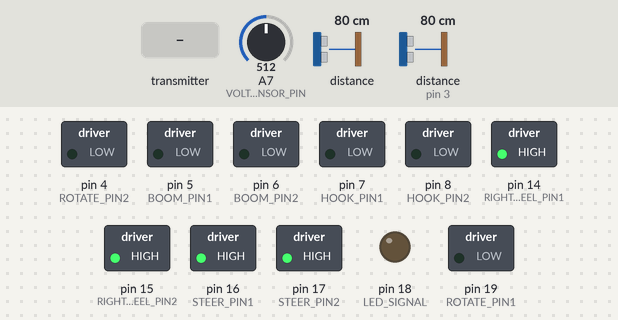
Bench run of a sketch on a simulated Arduino Nano, built with avr-gcc and run on an emulated ATmega328P. On the bench: switched loads named in the sketch (green lamp = pin HIGH), output pins drawn as LEDs (lit = HIGH). The inputs (shaded band) are chosen by the test bench; at power-on: A7 (VOLT_SENSOR_PIN) = 512, distance to the obstacle 80 cm, distance to the obstacle (sensor on pin 3) 80 cm. The echo pulse lasts 58.3 µs per cm; no radio packets arrive unless stated.

Above: at 1.6 s.
1.7 s: the transmitter starts sending data = 0
At 2.8 s:
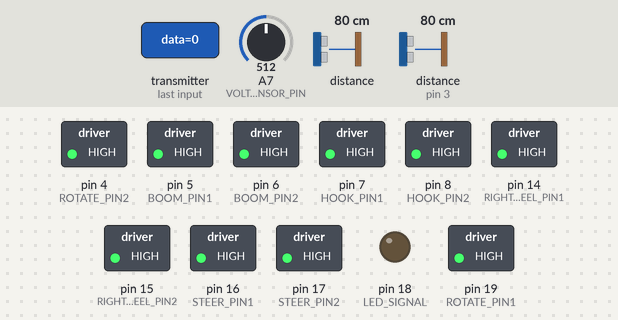
At 36.89 s:
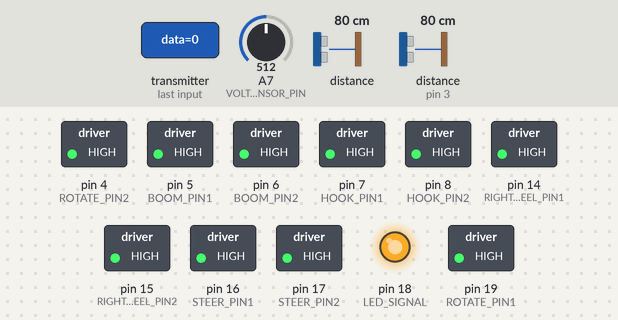
Timing chart, 0 to 38.3 s (numbered marks = the images above; inputs shaded):
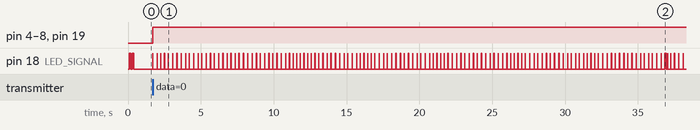

The sketch:

crane-receiver.ino
```cpp
/*
  Author: Bello  shehu
  Title: Crane remote control receiver
  Description: Receiver circuit using NRF for remote control of mini-crane.
  Date: 30/07/2025
*/

#include <SPI.h>
#include <nRF24L01.h>
#include <RF24.h>
#include <NewPing.h>


# define ACTIVE_LOW_ON LOW // Active low value for ON state
# define ACTIVE_LOW_OFF HIGH // Active low value for OFF state
# define ACTIVE_HIGH_ON HIGH // Active HIGH value for ON state
# define ACTIVE_HIGH_OFF LOW // Active HIGH value for OFF state


// --- DRIVER MODULE 1 (WHEEL) PINS---
#define STEER_PIN1 16 // pin for moving the crane left and right directions
#define STEER_PIN2 17 // pin for moving the crane left and right directions
#define RIGHT_WHEEL_PIN1 14
#define RIGHT_WHEEL_PIN2 15

// hook pins
#define HOOK_PIN1 7
#define HOOK_PIN2 8

// BOOM PINS
#define BOOM_PIN1 5
#define BOOM_PIN2 6

// ROTATE PINS
#define ROTATE_PIN1 19
#define ROTATE_PIN2 4

// --- LED PINS
#define LED_SIGNAL 18
// #define LED_POWER 19

// --- ULTRASONIC SENSOR (BACK) PINS ---
#define UL_BACK_TRIG_PIN 1 // BACK TRIGGER PIN
#define UL_BACK_ECHO_PIN 0 // BACK ECHO PIN

// --- ULTRASONIC SENSOR (FRONT RIGHT) PINS ---
#define UL_FR_TRIG_PIN 2 // FRONT-RIGHT TRIGGER PIN
#define UL_FR_ECHO_PIN 3 // FRONT-RIGHT ECHO PIN

#define MAX_DISTANCE 100
#define OBSTACLE_MIN_DISTANCE 20 // 20cm

NewPing frontRightSonar(UL_FR_TRIG_PIN, UL_FR_ECHO_PIN, MAX_DISTANCE);
// NewPing frontLeftSonar(UL_FL_TRIG_PIN, UL_FL_ECHO_PIN, MAX_DISTANCE);
NewPing backSonar(UL_BACK_TRIG_PIN,
UL_BACK_ECHO_PIN, MAX_DISTANCE);

// --- NRF MODULE ---
#define NRF_MISO_PIN 12
#define NRF_MOSI_PIN 11
#define NRF_SCK_PIN 13
#define NRF_CSN_PIN 10
#define NRF_CE_PIN 9

// --- LED PINS
#define LED_SIGNAL 18
// #define LED_POWER 19

// --- VOLTAGE SEBNSOR
#define VOLT_SENSOR_PIN A7
// Floats for ADC voltage & Input voltage
float adc_voltage = 0.0;
// Floats for resistor values in divider (in ohms)
float R1 = 30000.0;
float R2 = 7500.0;
// Float for Reference Voltage
float ref_voltage = 5.0;
// Integer for ADC value
int adc_value = 0;

unsigned long lastTimeVoltageReading, lastLEDBlinkDuration = millis();

byte ledState, blinkState = LOW;
byte blinkIndex = 0;

RF24 radio(NRF_CE_PIN, NRF_CSN_PIN);
const byte address[6] = "00011";

byte data = 0;

void toggleSignalLED(byte state = LOW);

void setup() {

  // WHEEL PINS
  pinMode(STEER_PIN1, OUTPUT);
  pinMode(STEER_PIN2, OUTPUT);
  pinMode(RIGHT_WHEEL_PIN1, OUTPUT);
  pinMode(RIGHT_WHEEL_PIN2, OUTPUT);

  pinMode(BOOM_PIN1, OUTPUT);
  pinMode(BOOM_PIN2, OUTPUT);
  pinMode(HOOK_PIN1, OUTPUT);
  pinMode(HOOK_PIN2, OUTPUT);
  pinMode(ROTATE_PIN1, OUTPUT);
  pinMode(ROTATE_PIN2, OUTPUT);

  // LED PINS
  pinMode(LED_SIGNAL, OUTPUT);
  // pinMode(LED_POWER, OUTPUT);
  ledLoop(3, 100);
  // controlDrivers(resetAll);
  steeringStop();
  driveStop();
  //Serial.begin(9600);
  radio.begin();
  radio.openReadingPipe(0, address);
  radio.setPALevel(RF24_PA_MIN);
  radio.startListening();

}

void loop() {
  while (radio.available()) {
    //resetAllValues();
    radio.read(&data, sizeof(data)); // Read the whole data and store it into the 'data' structure
    ledLoop(2,100);

    // // check for hook control data
    // int frontLeftDistance = frontLeftSonar.ping_cm();
    int frontRightDistance = frontRightSonar.ping_cm();
    int backDistance = backSonar.ping_cm();

    if(data == 7){
      // controlDrivers(hookUp);
      hookUp();
      toggleSignalLED(HIGH);
      ledLoop(5, 100);
    }
    else if(data == 8){
      // controlDrivers(hookDown);
      hookDown();
      toggleSignalLED(HIGH);
      ledLoop(6, 100);
    }

    // check if it is drive control data
    else if (data == 1 && (frontRightDistance > OBSTACLE_MIN_DISTANCE || frontRightDistance == 0 )){
      driveForward();
      toggleSignalLED(HIGH);
      ledLoop(7, 100);
    }
    else if (data == 3 && ( backDistance == 0 || backDistance > OBSTACLE_MIN_DISTANCE)){
      driveBackward();
      toggleSignalLED(HIGH);
      ledLoop(8, 100);
    }
    else if (data == 4 && (frontRightDistance > OBSTACLE_MIN_DISTANCE || frontRightDistance == 0 )){
      steerLeft();
      toggleSignalLED(HIGH);
      ledLoop(9, 100);
    }
    else if (data == 2 && (frontRightDistance > OBSTACLE_MIN_DISTANCE || frontRightDistance == 0)){
      steerRight();
      toggleSignalLED(HIGH);
      ledLoop(10, 100);
    }
    else if(data == 9){
      // controlDrivers(boomUp);
      boomUp();
      ledLoop(1, 100);
    }
    else if(data == 10){
      // controlDrivers(boomDown);
      boomDown();
      toggleSignalLED(HIGH);
      ledLoop(2, 100);
    }
    else if(data == 11){
      // controlDrivers(rotateLeft);
      rotateLeft();
      toggleSignalLED(HIGH);
      ledLoop(3, 100);
    }
    else if(data == 12){
      // controlDrivers(rotateRight);
      rotateRight();
      toggleSignalLED(HIGH);
      ledLoop(4, 100);
    }else{
      // controlDrivers(resetAll); // turn off all
      rotateOff();
      boomOff();
      hookOff();
      driveStop();
      toggleSignalLED(LOW);
      //resetAllValues();
    }
  }

  // resetAllValues();
  scanBatteryVoltage();
}

void resetAllValues(){
  data = 255;
}

// functions to control hook
void hookUp(){
  digitalWrite(HOOK_PIN1, ACTIVE_LOW_ON);
  digitalWrite(HOOK_PIN2, ACTIVE_LOW_OFF);
}

void hookDown(){
  digitalWrite(HOOK_PIN1, ACTIVE_LOW_OFF);
  digitalWrite(HOOK_PIN2, ACTIVE_LOW_ON);
}

void hookOff(){
  digitalWrite(HOOK_PIN1, ACTIVE_LOW_OFF);
  digitalWrite(HOOK_PIN2, ACTIVE_LOW_OFF);
}

// functions to control boom
void boomUp(){
  digitalWrite(BOOM_PIN1, ACTIVE_LOW_ON);
  digitalWrite(BOOM_PIN2, ACTIVE_LOW_OFF);
}

void boomDown(){
  digitalWrite(BOOM_PIN1, ACTIVE_LOW_OFF);
  digitalWrite(BOOM_PIN2, ACTIVE_LOW_ON);
}

void boomOff(){
  digitalWrite(BOOM_PIN1, ACTIVE_LOW_OFF);
  digitalWrite(BOOM_PIN2, ACTIVE_LOW_OFF);
}


// functions to control rotation:
void rotateLeft(){
  digitalWrite(ROTATE_PIN1, ACTIVE_LOW_ON);
  digitalWrite(ROTATE_PIN2, ACTIVE_LOW_OFF);
}

void rotateRight(){
  digitalWrite(ROTATE_PIN1, ACTIVE_LOW_OFF);
  digitalWrite(ROTATE_PIN2, ACTIVE_LOW_ON);
}

void rotateOff(){
  digitalWrite(ROTATE_PIN1, ACTIVE_LOW_OFF);
  digitalWrite(ROTATE_PIN2, ACTIVE_LOW_OFF);
}


void driveForward(){
  digitalWrite(RIGHT_WHEEL_PIN1, ACTIVE_LOW_ON);
  digitalWrite(RIGHT_WHEEL_PIN2, ACTIVE_LOW_OFF);
}

void driveBackward(){
  digitalWrite(RIGHT_WHEEL_PIN1, ACTIVE_LOW_OFF);
  digitalWrite(RIGHT_WHEEL_PIN2, ACTIVE_LOW_ON);
}

void steerLeft(){
  digitalWrite(STEER_PIN1, ACTIVE_LOW_ON);
  digitalWrite(STEER_PIN2, ACTIVE_LOW_OFF);
}

void steerRight(){
  digitalWrite(STEER_PIN1, ACTIVE_LOW_OFF);
  digitalWrite(STEER_PIN2, ACTIVE_LOW_ON);
}


void driveStop(){
  digitalWrite(RIGHT_WHEEL_PIN1, ACTIVE_LOW_OFF);
  digitalWrite(RIGHT_WHEEL_PIN2, ACTIVE_LOW_OFF);
  digitalWrite(STEER_PIN1, ACTIVE_LOW_OFF);
  digitalWrite(STEER_PIN2, ACTIVE_LOW_OFF);
}

void steeringStop(){
  digitalWrite(STEER_PIN1, ACTIVE_LOW_OFF);
  digitalWrite(STEER_PIN2, ACTIVE_LOW_OFF);
}

void toggleSignalLED(byte state=LOW){
  digitalWrite(LED_SIGNAL, state);
}

float getVoltage(){
  float adc_value = analogRead(VOLT_SENSOR_PIN);
  // Determine voltage at ADC input
  adc_voltage  = (adc_value * ref_voltage) / 1024.0;
  // Calculate voltage at divider input
  float voltage = adc_voltage*(R1+R2)/R2;
  return voltage;
}

void ledLoop(byte count, byte blinkDelay){
  // blink LED certain number of time
  do{
    if(millis() - lastLEDBlinkDuration > blinkDelay){
      // digitalWrite(LED_SIGNAL, blinkState);
      if(blinkState){
        digitalWrite(LED_SIGNAL, LOW);
      }else{
        digitalWrite(LED_SIGNAL, HIGH);
      }
      blinkState = !blinkState;
      lastLEDBlinkDuration = millis();
      blinkIndex++;
    };
  }while(blinkIndex <= count);
}

void scanBatteryVoltage(){
  if(millis() - lastTimeVoltageReading > 2000){
    float volt = getVoltage();
    if(volt < 11.3){
      // turn blink RED LED when less 10v
      if(ledState){
       // togglePowerLED(LOW);
      }else{
       // togglePowerLED(HIGH);
      }
      ledState = !ledState;
    }else {
      // turn LED
      // togglePowerLED(HIGH);
    }
    lastTimeVoltageReading = millis();
  }
}
```

Measured:
- after the input at 1.7 s, pin 4 (ROTATE_PIN2), pin 5 (BOOM_PIN1), pin 6 (BOOM_PIN2), pin 7 (HOOK_PIN1), pin 8 (HOOK_PIN2), pin 19 (ROTATE_PIN1): LOW → HIGH at once; pin 18 (LED_SIGNAL): LOW → HIGH at once, then moves between LOW and HIGH, repeating every 9.7 s
